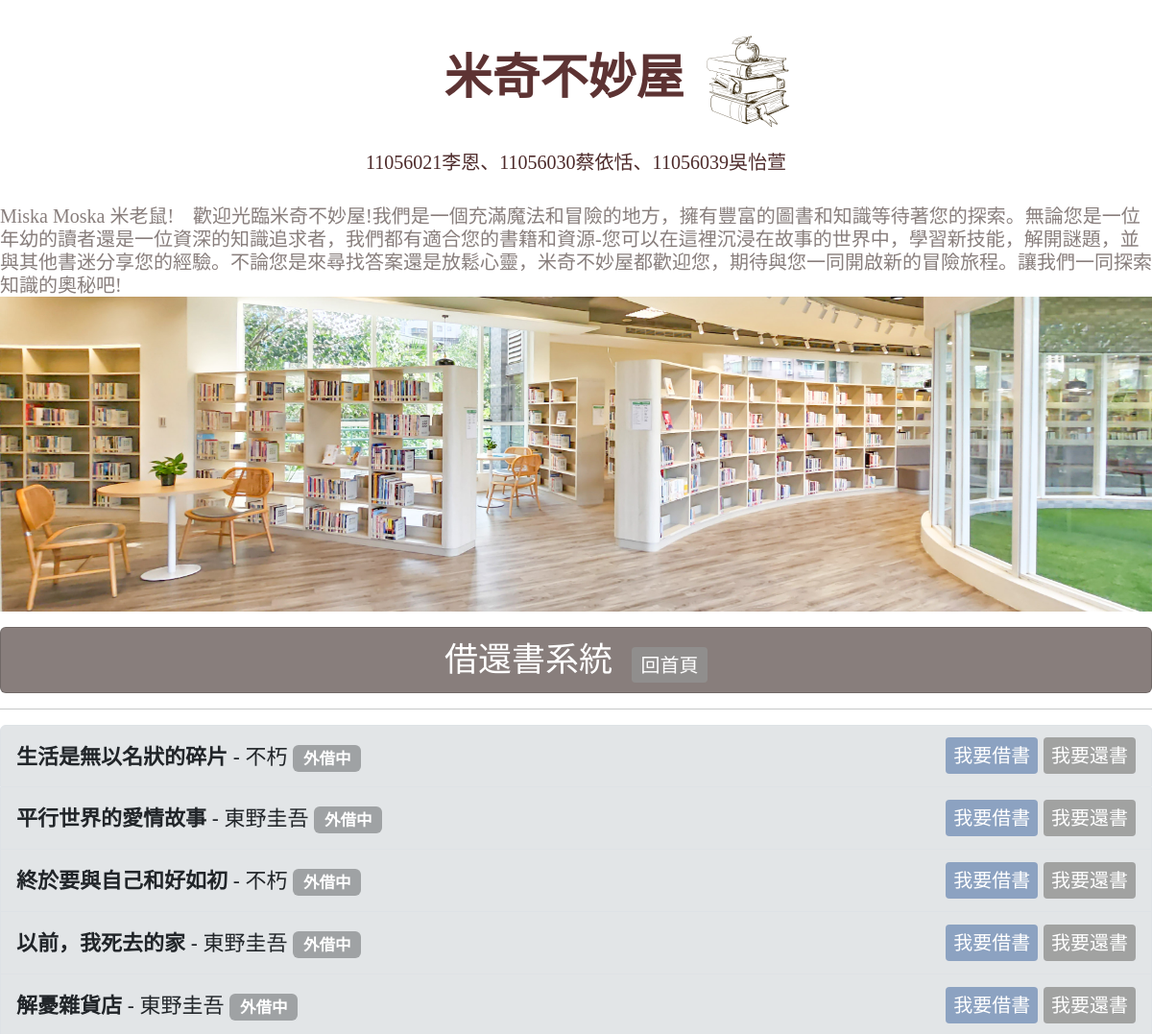
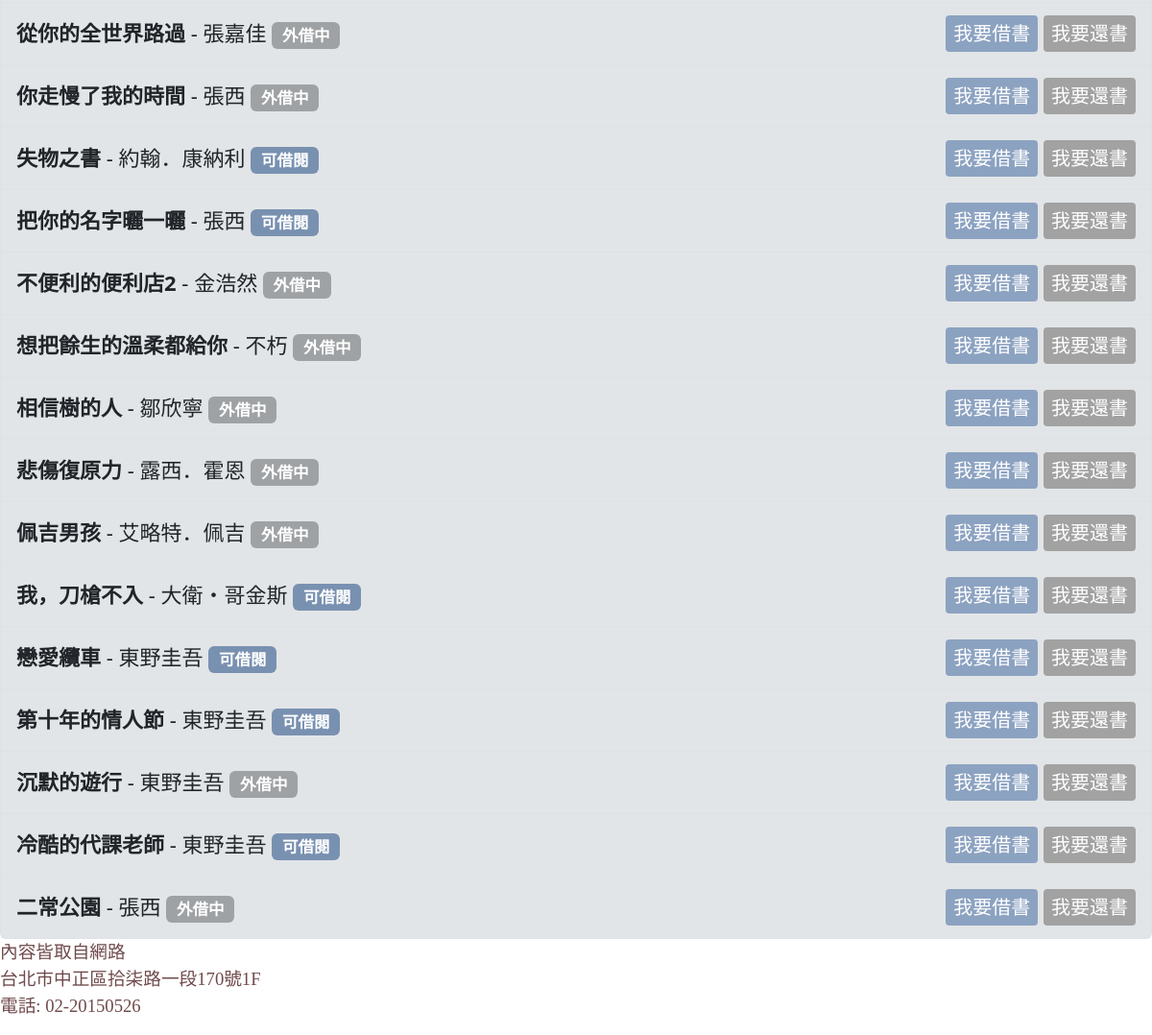
The page /book_list/ on the database its author committed (2 pictures, top to bottom).
### mysite/models.py (models this page shows, shortened)
class Post(models.Model):
    title = models.CharField(max_length=50)
    slug = models.IntegerField(unique=True)
    pub_date = models.DateTimeField(auto_now_add=True)
    write = models.CharField(max_length=50, blank=True, default='')
    image_url = models.CharField(max_length=255, default='images/1.jpg')  # 指定默认值 # 存储图像路径或 URL
    bookstype=[("一般書籍","一般書籍"),("教學用書","教學用書")]
    category = models.CharField(max_length=20, choices=bookstype, default="一般書籍")
    intro = models.TextField(default="", blank=True)
    photolink = models.TextField(default="", blank=True)
    body = models.TextField()
    isBorrow = models.BooleanField(_("外借中"), default=False)
    pub_date = models.DateTimeField(auto_now_add=True)
    @property
    def formatted_is_borrow(self):
        if self.isBorrow:
            return '<span style="color: white; background-color: #afb0b2; border: 1px solid white; padding: 3px; border-radius: 3px;">外借中</span>'
        else:
            return '<span style="color: white; background-color: #7fade5; border: 1px solid white;padding: 3px; border-radius: 3px;">可借閱</span>'
    formatted_is_borrow.fget.short_description = "外借狀態"
    class Meta:
        ordering = ['slug']

### mysite/views.py (the view)
# urls.py: path('book_list/', book_list, name='book_list'),
def book_list(request):
    books = Post.objects.all()[::-1]
    return render(request, 'book_list.html', {'books': books})

### templates/book_list.html (shortened to what this page needs)
{% extends "base.html" %}
{% block headmessage %}
<div class="card" style="background-color: rgb(136, 126, 124); text-align: center;">
    <h3 style="font-family: 微軟正黑體;font-size: 35px; color: #ffffff; margin: 0; padding: 10px; display: flex; justify-content: center; align-items: center;">
        <span>借還書系統</span>
        <a class="btn btn-sm btn-outline-primary" style="background-color: #939391ce;font-size: 20px; color: #ffffff; margin-top: 10px; display: flex; align-items: center; padding: 0.2rem 0.6rem; margin-left: 1em; border: none;" href='/'>回首頁</a>
    </h3>
</div>
{% endblock %}
{% block content %}
    {% if books %}
        <ul class="list-group">
            {% for book in books %}
                <li class="list-group-item d-flex justify-content-between align-items-center" style="background-color:rgb(226, 229, 231);font-size: 22px;height:65px">
                    <div>
                        <strong>{{ book.title }}</strong> - {{ book.write }}
                        {% if book.isBorrow %}
                            <span class="badge" style="background-color: #9fa2a4; color: #fff;">外借中</span>
                            {% else %}
                            <span class="badge" style="background-color: #7991b1; color: #ffffff;">可借閱</span>
                        {% endif %}
                    </div>
                    <div style="text-align: center;">
                        <a href="{% url 'borrow_book' book.id %}" class="btn btn-primary btn-sm" style="background-color: #829bbee4 ;color: rgb(255, 255, 255); font-size: 20px; border: none;" data-toggle="modal" data-target="#borrowSuccessModal">我要借書</a>
                        <a href="{% url 'return_book' book.id %}" class="btn btn-warning btn-sm" style="background-color: #939391ce; color: #ffffff;font-size: 20px ; border: none;">我要還書</a>
                    </div>
                </li>
            {% endfor %}
        </ul>
    {% else %}
        <p>No books available.</p>
    {% endif %}
{% endblock %}

### rows shown on the page
Post: title "生活是無以名狀的碎片", write "不朽", isBorrow "外借中"
Post: title "平行世界的愛情故事", write "東野圭吾", isBorrow "外借中"
Post: title "終於要與自己和好如初", write "不朽", isBorrow "外借中"
Post: title "以前，我死去的家", write "東野圭吾", isBorrow "外借中"
Post: title "解憂雜貨店", write "東野圭吾", isBorrow "外借中"
Post: title "從你的全世界路過", write "張嘉佳", isBorrow "外借中"
Post: title "你走慢了我的時間", write "張西", isBorrow "外借中"
Post: title "失物之書", write "約翰．康納利", isBorrow "可借閱"
Post: title "把你的名字曬一曬", write "張西", isBorrow "可借閱"
Post: title "不便利的便利店2", write "金浩然", isBorrow "外借中"
Post: title "想把餘生的溫柔都給你", write "不朽", isBorrow "外借中"
Post: title "相信樹的人", write "鄒欣寧", isBorrow "外借中"
Post: title "悲傷復原力", write "露西．霍恩", isBorrow "外借中"
Post: title "佩吉男孩", write "艾略特．佩吉", isBorrow "外借中"
Post: title "我，刀槍不入", write "大衛・哥金斯", isBorrow "可借閱"
Post: title "戀愛纜車", write "東野圭吾", isBorrow "可借閱"
Post: title "第十年的情人節", write "東野圭吾", isBorrow "可借閱"
Post: title "沉默的遊行", write "東野圭吾", isBorrow "外借中"
Post: title "冷酷的代課老師", write "東野圭吾", isBorrow "可借閱"
Post: title "二常公園", write "張西", isBorrow "外借中"
